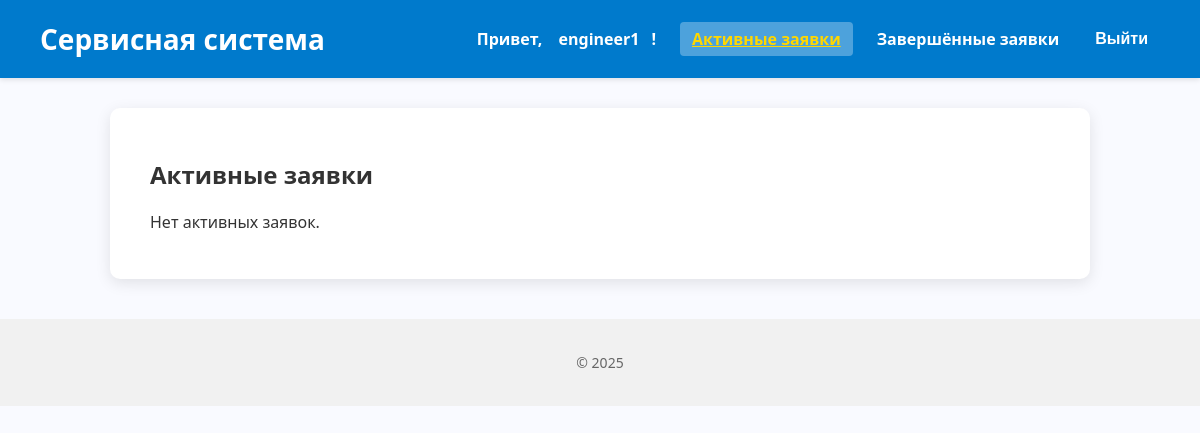
/active-requests/ (signed in), run on an earlier commit of the app's database.
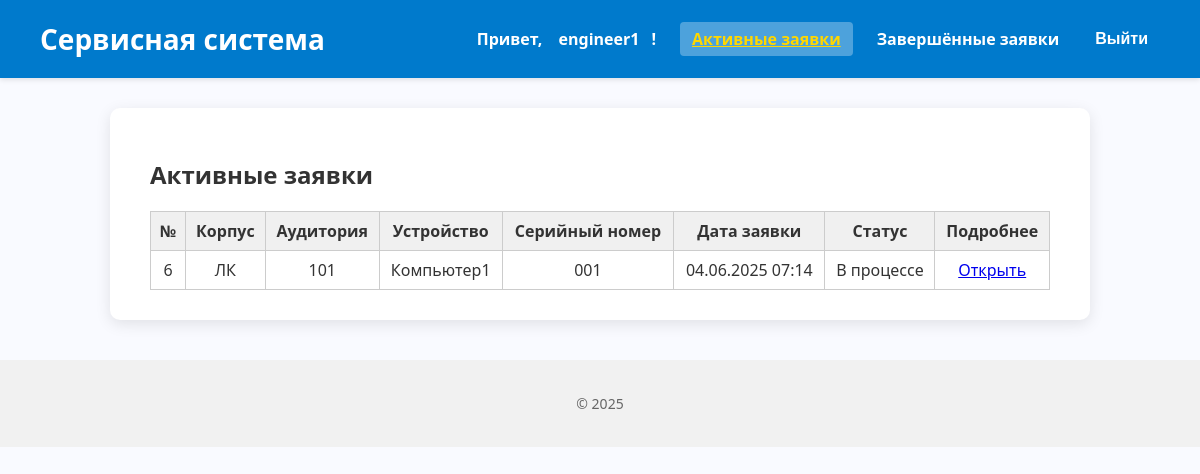
And on a later commit of the database.
### core/models.py (models this page shows, shortened)
class ServiceRequest(models.Model):
    device = models.ForeignKey(Device, on_delete=models.CASCADE, related_name='service_requests', verbose_name="Устройство")
    created_by = models.ForeignKey(
        settings.AUTH_USER_MODEL, on_delete=models.SET_NULL,
        null=True, related_name='requests_created', verbose_name="Создал"
    )
    assigned_engineer = models.ForeignKey(
        settings.AUTH_USER_MODEL, on_delete=models.SET_NULL,
        null=True, blank=True, related_name='assigned_requests', verbose_name="Инженер"
    )
    created_at = models.DateTimeField("Дата создания", auto_now_add=True)
    description = models.TextField("Описание проблемы")
    is_completed = models.BooleanField("Завершено", default=False)
    requires_replacement = models.BooleanField(default=False)
    is_paused = models.BooleanField("Приостановлена (ожидание замены)", default=False)
    class Meta:
        verbose_name = "Заявка на обслуживание"
        verbose_name_plural = "Заявки на обслуживание"
    @property
    def status(self):
        return "Завершена" if self.is_completed else "В процессе"

class Device(models.Model):
    cabinet = models.ForeignKey(Cabinet, on_delete=models.CASCADE, related_name='devices', verbose_name="Кабинет")
    name = models.CharField("Название устройства", max_length=100)
    serial_number = models.CharField("Серийный номер", max_length=100, unique=True)
    purchase_date = models.DateField("Дата покупки")
    cost = models.DecimalField("Стоимость", max_digits=10, decimal_places=2)
    class Meta:
        verbose_name = "Устройство"
        verbose_name_plural = "Устройства"

class Cabinet(models.Model):
    number = models.CharField("Номер кабинета", max_length=10)
    building = models.CharField("Корпус", max_length=50)
    class Meta:
        verbose_name = "Кабинет"
        verbose_name_plural = "Кабинеты"

### core/views.py (the view)
# urls.py: path('active-requests/', views.active_requests, name='active_requests'),
@login_required
def active_requests(request):
    if request.user.role != 'engineer':
        return redirect('login')
    requests = ServiceRequest.objects.filter(assigned_engineer=request.user, is_completed=False)
    return render(request, 'engineer/active_requests.html', {'requests': requests})

### core/templates/engineer/active_requests.html (shortened to what this page needs)
{% extends 'base.html' %}
{% block content %}
<h2>Активные заявки</h2>
{% if requests %}
<table style="width: 100%; border-collapse: collapse;">
  <thead style="background-color: #f0f0f0;">
    <tr>
      <th style="border: 1px solid #ccc; padding: 8px; text-align: center;">№</th>
      <th style="border: 1px solid #ccc; padding: 8px; text-align: center;">Корпус</th>
      <th style="border: 1px solid #ccc; padding: 8px; text-align: center;">Аудитория</th>
      <th style="border: 1px solid #ccc; padding: 8px; text-align: center;">Устройство</th>
      <th style="border: 1px solid #ccc; padding: 8px; text-align: center;">Серийный номер</th>
      <th style="border: 1px solid #ccc; padding: 8px; text-align: center;">Дата заявки</th>
      <th style="border: 1px solid #ccc; padding: 8px; text-align: center;">Статус</th>
      <th style="border: 1px solid #ccc; padding: 8px; text-align: center;">Подробнее</th>
    </tr>
  </thead>
  <tbody>
    {% for req in requests %}
    <tr>
      <td style="border: 1px solid #ccc; padding: 8px; text-align: center;">{{ req.id }}</td>
      <td style="border: 1px solid #ccc; padding: 8px; text-align: center;">{{ req.device.cabinet.building }}</td>
      <td style="border: 1px solid #ccc; padding: 8px; text-align: center;">{{ req.device.cabinet.number }}</td>
      <td style="border: 1px solid #ccc; padding: 8px; text-align: center;">{{ req.device.name }}</td>
      <td style="border: 1px solid #ccc; padding: 8px; text-align: center;">{{ req.device.serial_number }}</td>
      <td style="border: 1px solid #ccc; padding: 8px; text-align: center;">{{ req.created_at|date:"d.m.Y H:i" }}</td>
      <td style="border: 1px solid #ccc; padding: 8px; text-align: center;">{{ req.status }}</td>
      <td style="border: 1px solid #ccc; padding: 8px; text-align: center;">
        <a href="{% url 'engineer_request_detail' req.id %}">Открыть</a>
      </td>
    </tr>
    {% endfor %}
  </tbody>
</table>
{% else %}
  <p>Нет активных заявок.</p>
{% endif %}
{% endblock %}

What changed in the data, as far as the page shows it:
added ServiceRequest: id "6", device.cabinet.building "ЛК", device.cabinet.number "101", device.name "Компьютер1", device.serial_number "001", created_at "04.06.2025 07:14", status "В процессе"
Also different on the page:
text no longer shown: "Нет активных заявок."
text now shown: "№ Корпус Аудитория Устройство Серийный номер Дата заявки Статус Подробнее"
